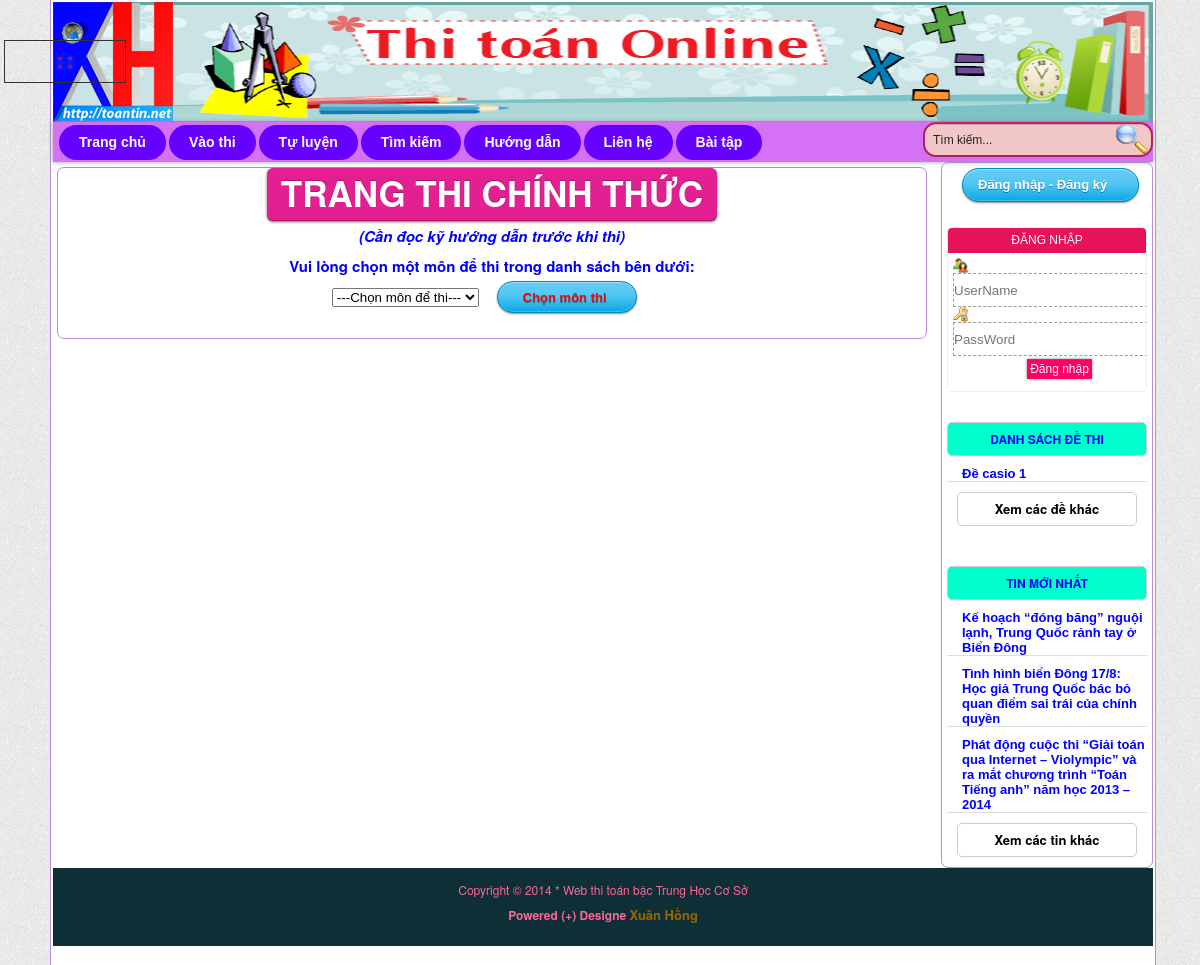
Page /?page=vaothi on the committed database.
### tables this page shows
CREATE TABLE IF NOT EXISTS `xh_dethi` (
  `made` int(11) NOT NULL AUTO_INCREMENT,
  `tende` varchar(500) NOT NULL,
  `loaide` varchar(100) NOT NULL,
  `capthi` varchar(100) NOT NULL,
  `noidung` varchar(500) NOT NULL,
  `socau` int(100) NOT NULL,
  `thoigian` int(200) NOT NULL,
  `tacgia` varchar(100) NOT NULL,
  `khoi` varchar(100) NOT NULL,
  `mon` varchar(50) NOT NULL,
  `hinhanh` varchar(100) NOT NULL,
  `ngay` date NOT NULL,
  `hinhthuc` int(5) NOT NULL,
  PRIMARY KEY (`made`)
);

CREATE TABLE IF NOT EXISTS `xh_tintuc` (
  `id` int(11) NOT NULL AUTO_INCREMENT,
  `tieude` varchar(255) DEFAULT NULL,
  `tomtat` varchar(400) DEFAULT NULL,
  `chitiet` text,
  `hinhanh` varchar(255) DEFAULT NULL,
  `linhvuc` int(10) NOT NULL,
  `trangthai` int(11) NOT NULL,
  `ngaydang` varchar(30) NOT NULL,
  PRIMARY KEY (`id`)
);

### xuly/home.php (the view, shortened to what this page needs)
<div align = "center">
<h1 style="font-size: 35px; font-weight: bold;  color: #ffffff" align="center" class="super button pink">TRANG THI CHÍNH THỨC</h1></br>
<a style="font-size:15px;" align="center"><i>(Cần đọc kỹ hướng dẫn trước khi thi)</i></a></br>
<a style="font-size:15px;" align="center">Vui lòng chọn một môn để thi trong danh sách bên dưới:</a></br>
<form action="" method="POST" name="frmdethi" onSubmit="return kiemtradulieu(this)" enctype="multipart/form-data">
		<select name="chonmon" id="" class="tendethi">
			<?php
				echo "<option value = ''> ---Chọn môn để thi---</option>";
			?>
		</select>
	<input type="submit" name="theomon"  class="nut_xanhlacay cssnut" value="Chọn môn thi" style="z-index:9; text-align: center; color: #ff0000; font-weight: bold;" />
</form>
</div>

### xuly/danhmucdethi/danhmucdethi.php (shortened to what this page needs)
<!DOCTYPE html PUBLIC "-//W3C//DTD XHTML 1.0 Transitional//EN" "http://www.w3.org/TR/xhtml1/DTD/xhtml1-transitional.dtd">
<html xmlns="http://www.w3.org/1999/xhtml">
<head>
</head>
<body>
<div class='main_div'>
	<ul class="load_content" id="load_more_ctnt">
	<div class="tieudedm">DANH SÁCH ĐỀ THI</div>
		<?php
			$sql=mysql_query("select * from xh_dethi ORDER BY made DESC LIMIT 5");
			while($row=mysql_fetch_array($sql))
			{
				$id=$row['made'];
				$message=$row['tende'];
		?>
			<li>
				<a href="?page=chapnhan&made=<?php echo $row['made'];?>"><?php echo $message; ?></a>
			</li>
		<?php } ?>
	</ul>
		<div class="more_div">
			<a href="#">
				<div id="load_more_<?php echo $id; ?>" class="more_tab">
					<div class="more_button" id="<?php echo $id; ?>">Xem các đề khác</div>
			</a>
				</div>
		</div>
</div>
</body>
</html>

### xuly/tintuc/tinmoinhat.php (shortened to what this page needs)
<!DOCTYPE html PUBLIC "-//W3C//DTD XHTML 1.0 Transitional//EN" "http://www.w3.org/TR/xhtml1/DTD/xhtml1-transitional.dtd">
<html xmlns="http://www.w3.org/1999/xhtml">
<head>
</head>
<body>
<div class='main_div'>
	<ul class="load_content" id="load_tinlienquan_ctnt">
	<div class="tieudedm">TIN MỚI NHẤT</div>
		<?php
			$sql=mysql_query("select * from xh_tintuc ORDER BY id DESC LIMIT 3");
			while($row=mysql_fetch_array($sql))
			{
				$id=$row['id'];
				$message=$row['tieude'];
		?>
			<li>
				<a href="?page=news&id=<?php echo $row['id'];?>"><?php echo $message; ?></a>
			</li>
		<?php } ?>
	</ul>
		<div class="tinlienquan_div">
			<a href="#">
				<div id="load_tinlienquan_<?php echo $id; ?>" class="tinlienquan_tab">
					<div class="tinlienquan_button" id="<?php echo $id; ?>">Xem các tin khác</div>
			</a>
				</div>
		</div>
</body>
</html>

### css/style.css (style rules this page uses)
@media screen { * { margin: 0; padding: 0; } }
@media screen { html, body, div, span, applet, object, iframe, h1, h2, h3, h4, h5, h6, p, blockquote, pre, a, abbr, acronym, address, big, cite, code, del, dfn, em, font, img, ins, kbd, q, s, samp, small, strike, strong, sub, tt, var, dl, dt, dd, ol, ul, li, fieldset, form, label, legend, table, caption, tbody, tfoot, thead, tr, th, td { margin: 0; padding: 0; border: 0; outline: 0; font-weight: inherit; font-style: inherit; font-size: 100%; font-family: inherit; vertical-align: baseline; } }
@media screen { ul, ol { list-style: none; } }
@media screen { body { font: 12px/2 "Helvetica Neue",Helvetica,Arial,sans-serif; background:url(../images/bg.png); margin:0; width: 1100px; margin:auto; } }
a { color: #0000ff; text-decoration: none; font-weight:bold; font-size:13px; }

### css/home.css (style rules this page uses)
input { border:1px dashed #999; color:#222; height:32px }

### css/nut.css (style rules this page uses)
.cssnut { -moz-border-radius: 25px; -webkit-border-radius: 25px; -o-border-radius: 25px; -ms-border-radius: 25px; -khtml-border-radius: 25px; border-radius: 25px; -moz-box-shadow: rgba(0, 0, 0, 0.45) 0 1px 2px, rgba(255, 255, 255, 0.4) 0 1px 0 inset, rgba(255, 255, 255, 0.2) 0 -1px 0 inset; -webkit-box-shadow: rgba(0, 0, 0, 0.45) 0 1px 2px, rgba(255, 255, 255, 0.4) 0 1px 0 inset, rgba(255, 255, 255, 0.2) 0 -1px 0 inset; -o-box-shadow: rgba(0, 0, 0, 0.45) 0 1px 2px, rgba(255, 255, 255, 0.4) 0 1px 0 inset, rgba(255, 255, 255, 0.2) 0 -1px 0 inset; box-shadow: rgba(0, 0, 0, 0.45) 0 1px 2px, rgba(255, 255, 255, 0.4) 0 1px 0 inset, rgba(255, 255, 255, 0.2) 0 -1px 0 inset; color: white; display: inline-block; font-weight: bold; height: 32px; line-height: 32px; margin: 0 15px 15px; padding: 0 20px 0 15px; position: relative; font-family: arial; font-size: 13px; text-shadow: rgba(0, 0, 0, 0.35) 0 1px 0; text-decoration: none; }
.cssnut:before { font-family: "social"; font-size: 30px; font-weight: normal !important; line-height: 0; margin-right: 10px; position: relative; text-shadow: rgba(255, 255, 255, 0.35) 0 1px 1px; width: 50px; }
.nut_xanhlacay { width:140px; background: #67cdf5; background-image: -webkit-gradient(linear, 50% 100%, 50% 0%, color-stop(5%, #0faae7), color-stop(52.5%, #4fc5f3), color-stop(100%, #67cdf5)); background-image: -webkit-linear-gradient(bottom, #0faae7 5%, #4fc5f3, #67cdf5 100%); background-image: -moz-linear-gradient(bottom, #0faae7 5%, #4fc5f3, #67cdf5 100%); background-image: -o-linear-gradient(bottom, #0faae7 5%, #4fc5f3, #67cdf5 100%); background-image: -ms-linear-gradient(bottom, #0faae7 5%, #4fc5f3, #67cdf5 100%); background-image: linear-gradient(bottom, #0faae7 5%, #4fc5f3, #67cdf5 100%); border: 1px solid #008cc3; }
.nut_xanhlacay:before { color: #214c55; font-size: 32px; top: 10px; }
.button, .button:visited { background: #222 url(overlay.png) repeat-x; display: inline-block; padding: 5px 10px 6px; color: #fff; text-decoration: none; -moz-border-radius: 6px; -webkit-border-radius: 6px; -moz-box-shadow: 0 1px 3px rgba(0,0,0,0.6); -webkit-box-shadow: 0 1px 3px rgba(0,0,0,0.6); text-shadow: 0 -1px 1px rgba(0,0,0,0.25); border-bottom: 1px solid rgba(0,0,0,0.25); position: relative; cursor: pointer }
.button, .button:visited, .medium.button, .medium.button:visited { font-size: 13px; font-weight: bold; line-height: 1; text-shadow: 0 -1px 1px rgba(0,0,0,0.25); }
.super.button, .super.button:visited { font-size: 34px; padding: 8px 14px 9px; }
.pink.button, .magenta.button:visited { background-color: #e22092; }

### css/thetooltip.css (style rules this page uses)
a:link, a:visited { position:relative; text-decoration:none; }

### xuly/danhmucdethi/danhmucdethi.php (style rules this page uses)
a { text-decoration:none; }
.main_div { margin: 30px 0 0 0; width: auto }
ul.load_content { margin:0; padding:0; list-style-type:none; }
ul.load_content li { border-bottom: 1px solid #ddd; color: #000000; display: block; font: 14px Arial,Helvetica,sans-serif; padding: 10px 0 0 15px; text-decoration: none; }
.more_button { background: none repeat scroll 0 0 #FFFFFF; border: 1px solid #CCCCCC; border-radius: 5px; color: #000; font-weight: bold; height: auto; line-height: 32px; text-align: center; text-transform: none; }
.tieudedm { background: none repeat scroll 0 0 #00ffcc; border: 1px solid #CCCCCC; border-radius: 5px; color: #0000ff; font-weight: bold; height: auto; line-height: 32px; text-align: center; text-transform: none; }
.more_div { padding:10px; }

### rows in the picture
xh_dethi: tende "Đề casio 1"
xh_tintuc: tieude "Kế hoạch “đóng băng” nguội lạnh, Trung Quốc rảnh tay ở Biển Đông"
xh_tintuc: tieude "Tình hình biển Đông 17/8: Học giả Trung Quốc bác bỏ quan điểm sai trái của chính quyền"
xh_tintuc: tieude "Phát động cuộc thi “Giải toán qua Internet – Violympic” và ra mắt chương trình “Toán Tiếng anh” năm học 2013 – 2014"
